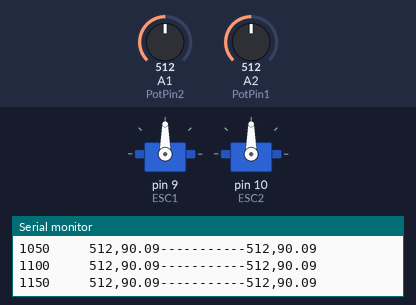
Simulated run of this sketch. Board: Arduino Uno, built with avr-gcc and run on an emulated ATmega328P. Shown: 2 × servo, the last lines printed to the serial monitor. Inputs (shaded band) come from the test bench; at power-on: A1 (PotPin2) = 512, A2 (PotPin1) = 512.

Above: at 1.2 s.
1.3 s: A1 (PotPin2) set to 716
At 1.9 s:
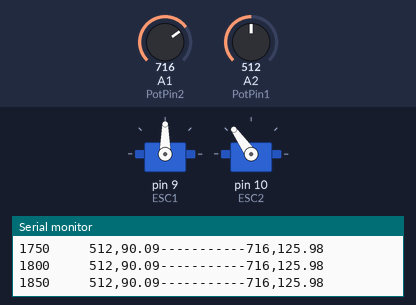
2.8 s: A2 (PotPin1) set to 716
At 4.0 s:
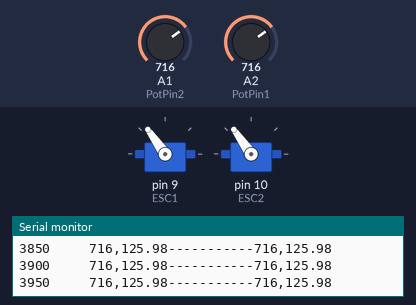
4.3 s: A1 (PotPin2) set to 900
At 5.3 s:
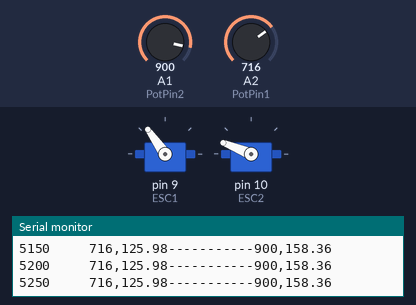
5.8 s: A2 (PotPin1) set to 900
At 6.5 s:
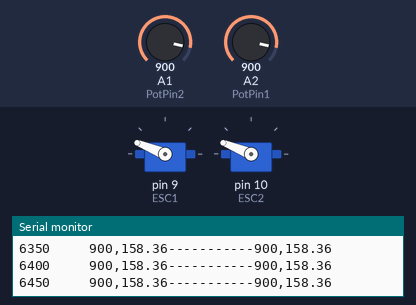
7.3 s: A1 (PotPin2) set to 1023
At 7.6 s:
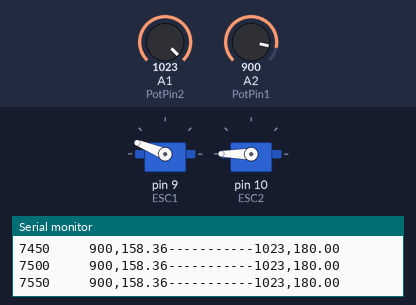
8.8 s: A2 (PotPin1) set to 1023
At 10.0 s:
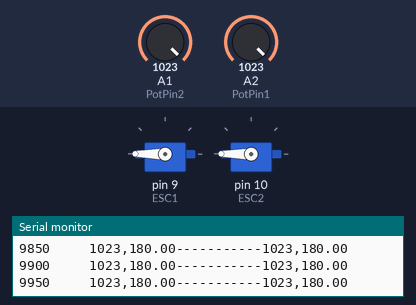
Timing chart, 0 to 11.3 s (numbered marks = the images above; inputs shaded):
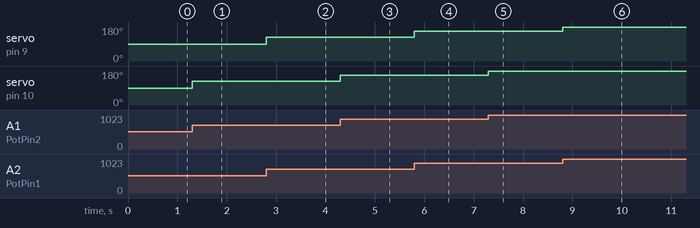

The sketch:

2motor-control.ino
```cpp
#include <Arduino.h>
#include <Servo.h>

// ******************************************
// Variable declaration
// ******************************************
int PotPin1 = A2;
int PotPin2 = A1;
int PotVal1;
int PotVal2;
float Angle1;
float Angle2;
unsigned long curr_time = 0, prev_time = 0, dt = 50000; // time interval in us

Servo ESC1; // create servo object to control a servo
Servo ESC2;

// ******************************************
// Function declaration
// ******************************************
float floatMap(float, float, float, float, float); // like the map function, but with float instead of integer
void SerialDataWrite();

// ******************************************
// void setup
// ******************************************
void setup()
{
  Serial.begin(9600);
  ESC1.attach(9,1000,2000);
  ESC2.attach(10,1000,2000);

  // analogReadResolution(12); // Only for microctrl with 12bit ADC
}
// ******************************************
// void loop
// ******************************************
void loop()
{
  // Data acquisition
  PotVal1 = analogRead(PotPin1);
  Angle1 = floatMap(PotVal1, 0, 1023, 0, 180);
  ESC1.write(Angle1);

  PotVal2 = analogRead(PotPin2);
  Angle2 = floatMap(PotVal2, 0, 1023, 0, 180);
  ESC2.write(Angle2);

  curr_time = micros();
  // Write on the COM each dt interval
  if (curr_time - prev_time >= dt)
  {
    prev_time += dt;
    SerialDataWrite();
  }
}
// ******************************************
// Function definition
// ******************************************
float floatMap(float x, float in_min, float in_max, float out_min, float out_max)
{
  return (x - in_min) * (out_max - out_min) / (in_max - in_min) + out_min;
}

void SerialDataWrite()
{
  Serial.print(curr_time / 1000);
  Serial.print("     ");
  Serial.print(PotVal1);
  Serial.print(",");
  Serial.print(Angle1);
  Serial.print("-----------");
  Serial.print(PotVal2);
  Serial.print(",");
  Serial.print(Angle2);
  Serial.println("");
}
```

Measured:
- after the input at 1.3 s, servo on pin 10 (ESC2): 90° → 125° at once
- after the input at 2.8 s, servo on pin 9 (ESC1): 90° → 125° at once
- after the input at 4.3 s, servo on pin 10 (ESC2): 125° → 158° at once
- after the input at 5.8 s, servo on pin 9 (ESC1): 125° → 158° at once
- after the input at 7.3 s, servo on pin 10 (ESC2): 158° → 180° at once
- after the input at 8.8 s, servo on pin 9 (ESC1): 158° → 180° at once
